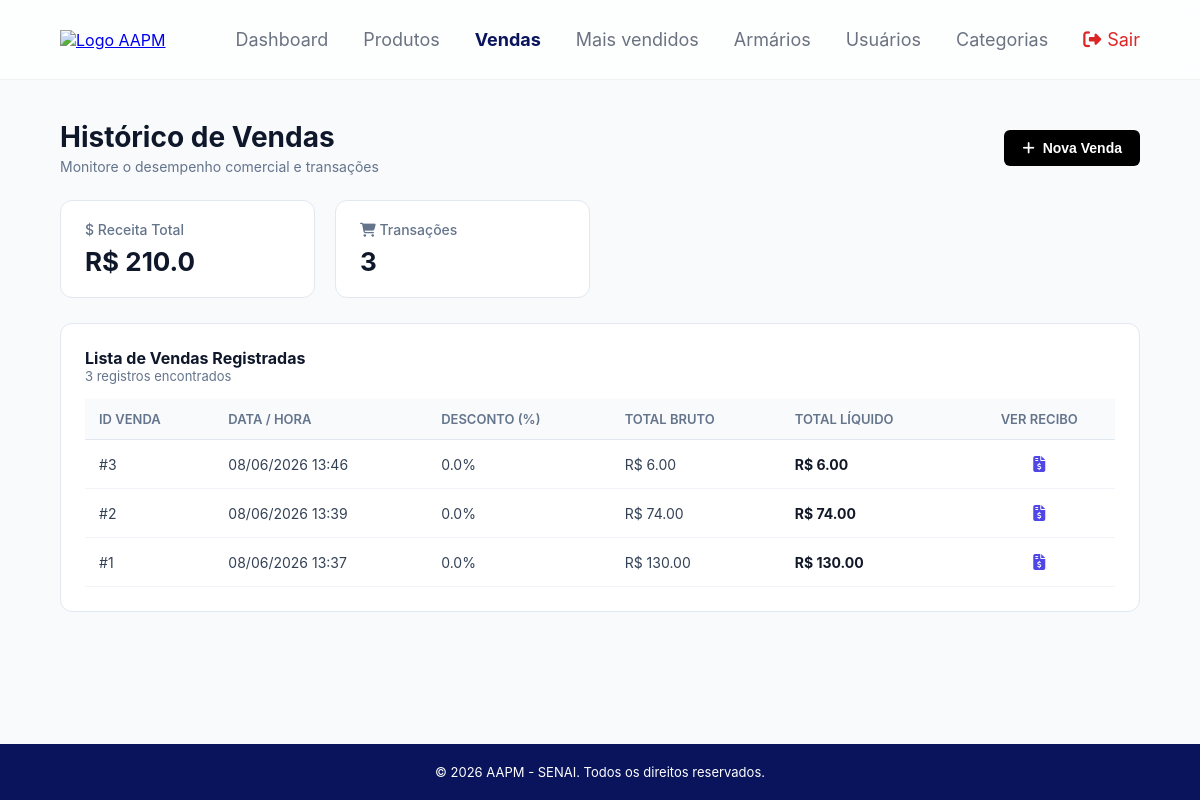
/pdv/historico (signed in), run on an earlier commit of the app's database.
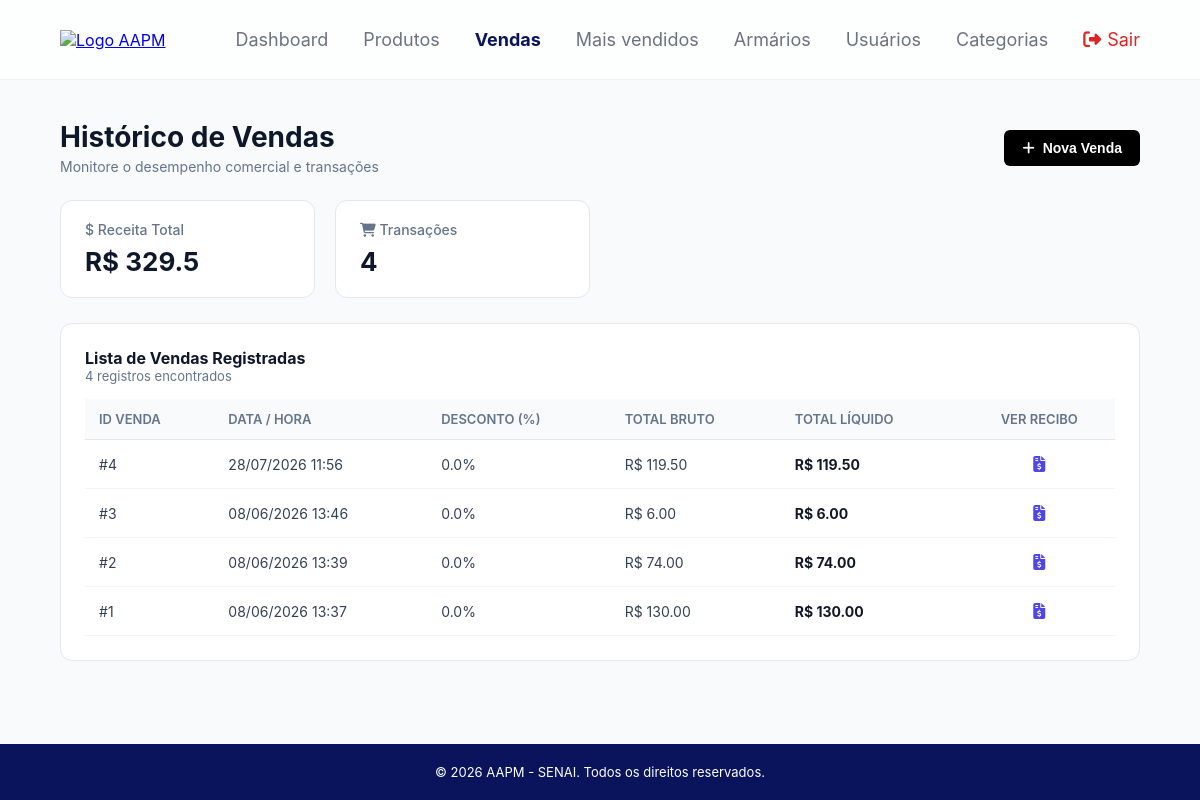
And on a later commit of the database.
### app/models/venda.py (models this page shows, shortened)
class Venda(Base):
    __tablename__ = "vendas"
    id         = Column(Integer, primary_key=True, index=True)
    cliente_id = Column(
        Integer,
        ForeignKey("clientes.id", ondelete="SET NULL"),
        nullable=True
    )
    usuario_id = Column(
        Integer,
        ForeignKey("usuarios.id", ondelete="SET NULL"),
        nullable=True
    )
    desconto_percentual = Column(Float, nullable=False, default=0.0)
    total_bruto  = Column(Float, nullable=False, default=0.0)
    total_liquido = Column(Float, nullable=False, default=0.0)
    observacao = Column(String(255), nullable=True)
    criado_em = Column(DateTime, server_default=func.now())
    cliente = relationship("Cliente", back_populates="vendas")
    usuario = relationship("Usuario", backref="vendas")
    itens   = relationship(
        "ItemVenda",
        back_populates="venda",
        cascade="all, delete-orphan"  # deleta itens se a venda for deletada
    )

### app/controllers/pdv_controller.py (the view)
@router.get("/historico")
def historico_vendas(
    request: Request,
    db: Session = Depends(get_db),
    usuario = Depends(get_usuario_logado)
):
    vendas = (
        db.query(Venda)
        .order_by(Venda.criado_em.desc())
        .limit(100)
        .all()
    )
    produtos = (
        db.query(Produto)
        .filter(Produto.ativo == True)
        .order_by(Produto.nome)
        .all()
    )
    return templates.TemplateResponse(
        request,
        "pdv/historico.html",
        {
            "request": request,
            "usuario": usuario,
            "vendas": vendas,
            "produtos": produtos  # <-- Enviando os produtos cadastrados para o HTML
        }
    )

### app/templates/pdv/historico.html (shortened to what the changed rows need)
<!DOCTYPE html>
<html lang="pt-br">
<head>
    <link rel="stylesheet" href="{{ url_for('static', path='css/vendas.css') }}">
    <link rel="stylesheet" href="https://cdnjs.cloudflare.com/ajax/libs/font-awesome/6.5.2/css/all.min.css">
</head>
<body>
    <div class="vendas-container-main">
        <div class="header-vendas">
            <div>
                <h1>Histórico de Vendas</h1>
            </div>
        </div>
        <div class="indicadores-grid">
            <div class="card-indicador">
                <div class="card-header-ind">
                    <span>$ Receita Total</span>
                </div>
                <h2>R$ {{ vendas | map(attribute='total_liquido') | sum | round(2) }}</h2>
            </div>
            <div class="card-indicador">
                <div class="card-header-ind">
                    <span><i class="fa-solid fa-cart-shopping"></i> Transações</span>
                </div>
                <h2>{{ vendas | length }}</h2>
            </div>
        </div>
        <div class="card-historico">
            <h3>Lista de Vendas Registradas</h3>
            <p class="sub-contador">{{ vendas | length }} registros encontrados</p>
            <div class="tabela-container">
                <table class="tabela-vendas">
                    <thead>
                        <tr>
                            <th>ID VENDA</th>
                            <th>DATA / HORA</th>
                            <th>DESCONTO (%)</th>
                            <th>TOTAL BRUTO</th>
                            <th>TOTAL LÍQUIDO</th>
                            <th style="text-align: center;">VER RECIBO</th>
                        </tr>
                    </thead>
                    <tbody id="corpo-historico-vendas">
                        {% for venda in vendas %}
                        <tr class="linha-venda-tabela" data-id="{{ venda.id }}">
                            <td>#{{ venda.id }}</td>
                            <td>{{ venda.criado_em.strftime('%d/%m/%Y %H:%M') }}</td>
                            <td>{{ venda.desconto_percentual }}%</td>
                            <td>R$ {{ "%.2f"|format(venda.total_bruto) }}</td>
                            <td style="font-weight: bold; color: #111827;">R$ {{ "%.2f"|format(venda.total_liquido) }}</td>
                            <td style="text-align: center;">
                                <a href="/pdv/venda/{{ venda.id }}" style="color: #4f46e5; font-size: 16px;">
                                    <i class="fa-solid fa-file-invoice-dollar"></i>
                                </a>
                            </td>
                        </tr>
                        {% endfor %}
                    </tbody>
                </table>
            </div>
        </div>
    </div>
</body>
</html>

What changed in the data, as far as the page shows it:
added Venda: id "4", criado_em "28/07/2026 11:56", desconto_percentual "0.0", total_bruto "119.50", total_liquido "119.50"
Also different on the page:
{{ vendas | map(attribute='total_liquido') | sum | round(2) }}: "210.0" → "329.5"
{{ vendas | length }}: "3" → "4"
